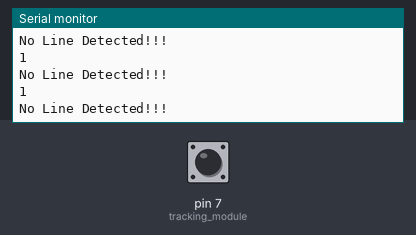
Bench run of a sketch on a simulated Arduino Uno, built with avr-gcc and run on an emulated ATmega328P. On the bench: the last lines printed to the serial monitor. The inputs (shaded band) are chosen by the test bench; at power-on: pin 7 (tracking_module) HIGH.

Above: at 1.2 s.
1.3 s: pin 7 (tracking_module) driven LOW
At 2.2 s:
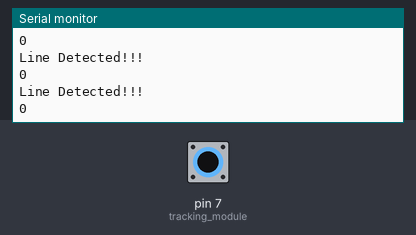
5.8 s: pin 7 (tracking_module) driven HIGH
At 6.9 s:
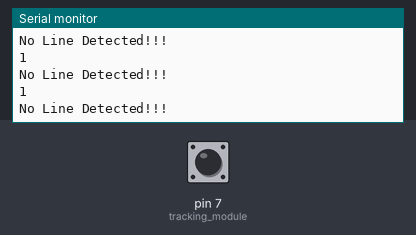
8.8 s: pin 7 (tracking_module) driven LOW
At 9.5 s:
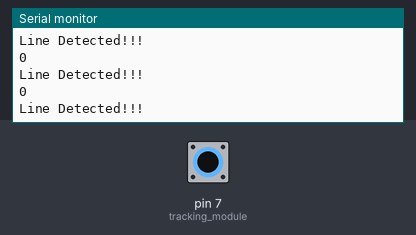
11.8 s: pin 7 (tracking_module) pulsed HIGH 5 times (0.12 s each, 0.3 s apart)
At 12.5 s:
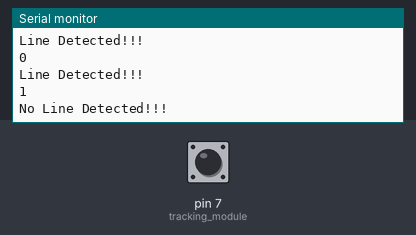
16.3 s: pin 7 (tracking_module) driven HIGH
At 17.4 s:
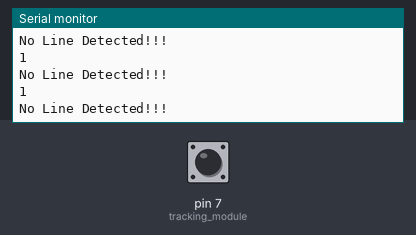
19.3 s: pin 7 (tracking_module) driven LOW
At 20.1 s:
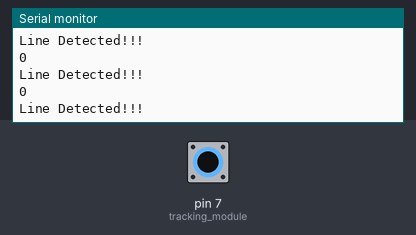

Measured:
- after the input at 1.3 s, the serial monitor: prints a new line after 0.07 s (image 1)
- after the input at 5.8 s, the serial monitor: prints a new line after 0.07 s (image 2)
- after the input at 16.3 s, the serial monitor: prints a new line after 0.07 s (image 5)

The sketch:

demo6_tracking_module.ino
```cpp
#define tracking_module 7

void setup() {
	pinMode(tracking_module, INPUT);
	Serial.begin(9600);
}

void loop() {
	if (digitalRead(tracking_module) == 0) {
		Serial.println("Line Detected!!!");
		Serial.println(digitalRead(tracking_module));
	}
	else {
		Serial.println("No Line Detected!!!");
		Serial.println(digitalRead(tracking_module));
	}
}
```
